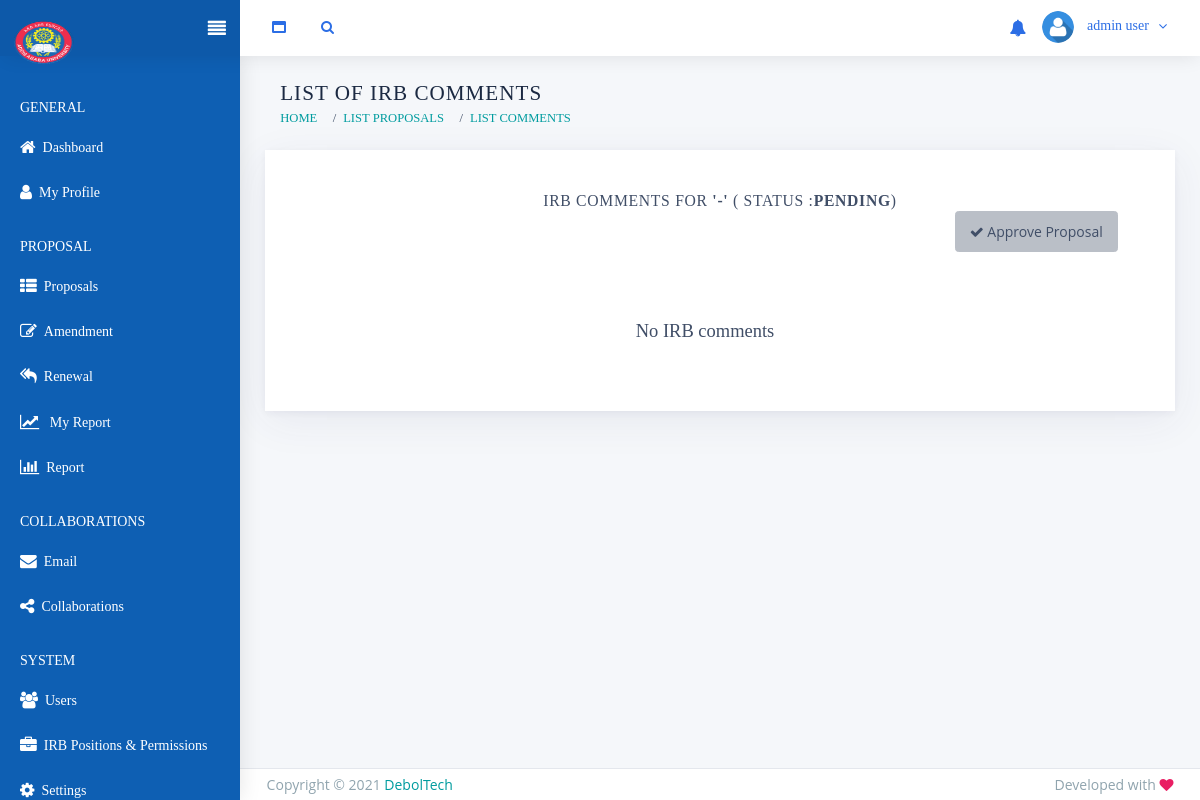
/proposal/list_assessment_reviews/1/ (signed in), run on the app's committed database.
### accounts/models.py (models this page shows, shortened)
class UserAccount(AbstractBaseUser, PermissionsMixin):
    email = models.EmailField(verbose_name="Email Field", unique=True)
    title = models.ForeignKey(Title, on_delete=models.CASCADE, blank=True, null=True, help_text="Your professional title, if any.")
    first_name = models.CharField(verbose_name="First Name", max_length=150, validators = [MinLengthValidator(2)])
    last_name = models.CharField(verbose_name="Last Name", max_length=150, validators = [MinLengthValidator(2)])
    full_name = models.CharField(verbose_name="Full Name", max_length=300, blank=True, editable=False,
                help_text=" This is a system generated value, since it is mostly used it's better to store it once and access it without"
                            "evaluating it for every page, cz when evaluated another sql query is need to fetch the name of the title. (not fair!) " )
    phone_number = models.CharField(max_length=150, blank=True, default="", null=True )
    sex = models.CharField(choices=GENDERS, max_length=6, blank=True)
    profile_image = models.ImageField(upload_to = 'Accounts/ProfileImages', blank = True,
                                    validators =[FileExtensionValidator(allowed_extensions=allowed_image_extensions)] )
    is_active = models.BooleanField(default=False,help_text=('Designates whether this user should be treated as active. '),)
    status = models.IntegerField(default = 0, choices=USER_STATUS, help_text= "Identifies the status of each user")
    is_staff = models.BooleanField(default=False)
    is_customer = models.BooleanField(default=False)
    position = models.ForeignKey(Position, on_delete=models.SET_NULL, blank=True, null=True)
    date_joined = models.DateTimeField( auto_now_add=True, editable=False)
    created_by = models.ForeignKey('self', blank=True, null=True, on_delete=models.CASCADE, help_text=('If a user is created by another user'))
    objects = UserAccountManager()
    EMAIL_FIELD = 'email'
    USERNAME_FIELD = 'email'
    REQUIRED_FIELDS = ['first_name', 'last_name']
    class Meta:
        verbose_name = 'User Account'
        verbose_name_plural = 'User Accounts'
        ordering=('-date_joined',)
    def get_position_permissions(self, obj=None):
        permissions = set()
        if self.position:
            perms = self.position.permissions.values_list('content_type__app_label', 'codename').order_by()
            permissions.update({"%s.%s" % (ct, name) for ct, name in perms})
        return permissions
    def get_all_permissions(self, obj=None):
        default = _user_get_permissions(self, obj, 'user') #django's default return value, then add the permission owned by his position
        default.update(self.get_position_permissions())
        return default

### proposal/models.py (models this page shows, shortened)
class Proposal(models.Model):
    title = models.TextField( help_text="Protocol Title")
    protocol_number = models.CharField(max_length=15, help_text="Protocol Number", default="-")
    status = models.CharField(max_length=25, choices= PROPOSAL_STATUS, default='Pending')
    reviewers = models.ManyToManyField(settings.AUTH_USER_MODEL, blank=True)
    pi_name = models.CharField(max_length=300, blank=True, default="")
    has_been_approved = models.BooleanField(default=False) # this one is used to check whether or not the amendment was approved before or not, regardless of the current status
    latest_version_num= models.IntegerField(default=1,  help_text="Latest version from initial and versioned submissions.")
    latest_version_num_with_amend = models.IntegerField(default=1,  help_text="Latest version including amendment versions.")
    special_note = models.TextField(blank=True )
    review_type = models.CharField(max_length=20, choices=REVIEW_TYPES, blank=True) #filled by S.O when accepting initial submission
    decision_type = models.CharField(max_length=30, choices=IRB_COMMENT_DECISTION_TYPES, blank=True) # filled by S.O when when sending an IRB Comment
    accepted_by = models.ForeignKey(settings.AUTH_USER_MODEL, related_name = 'acceptor_staff', on_delete=models.SET_NULL, blank=True, null=True)
    accepted_date = models.DateTimeField(blank=True, null=True) # date of submission
    created_by = models.ForeignKey(settings.AUTH_USER_MODEL,related_name='user_proposal', on_delete=models.CASCADE)
    created_date = models.DateTimeField(auto_now_add=True)
    year_index = models.DecimalField(max_digits=3,decimal_places=0,default=0)
    class Meta:
        ordering = ["-created_date"]

### proposal/action_views.py (the view, shortened to what this page needs)
# urls.py: path("list_assessment_reviews/<int:pk>/",ListAssassmentReviews.as_view(), name = "list_assessment_reviews"), #done
@method_decorator(user_required(), 'dispatch')
class ListAssassmentReviews(View):
    def dispatch(self, request, *args, **kwargs):
        try:
            prop = Proposal.objects.prefetch_related('proposalirbcomment_set', 'proposalapprovals_set').get(id = kwargs['pk'])
        except Proposal.DoesNotExist:
            messages.warning(request, "Warning! Can't find the proposal you requested.")
            return redirect("proposal:proposal_list")
        self.prop = prop
        self.previous = prop.proposalirbcomment_set.filter(version = prop.latest_version_num).first()
        return super().dispatch(request, *args, **kwargs)
    def get(self, *args, **kwargs):
            if self.prop.status in ["On Review", "Reviewed", "On Comment"] and self.request.user.has_perm('irb.can_assign_proposal_reviewers') and self.request.user != self.prop.created_by:
                if self.previous:
                    form = ProposalIrbCommentForm(instance= self.previous)
                else:
                    form = ProposalIrbCommentForm
            else:
                form = None
            return render(self.request, 'proposal/list_assassment_reviews.html',{ 'prop':self.prop,'form':form, 'can_approve':can_approve(self.request.user, self.prop) })

### accounts/models.py (called while the page is built)
def _user_get_permissions(user, obj, from_name):
    permissions = set()
    name = 'get_%s_permissions' % from_name
    for backend in auth.get_backends():
        if hasattr(backend, name):
            permissions.update(getattr(backend, name)(user, obj))
    return permissions

### accounts/utils.py (called while the page is built)
def user_is_active(user):
    if  user.is_active and user.status == 2:
        return True
    return False

def staff_is_active(user):
    if user_is_active(user) and user.is_staff:
        return True
    return False

def user_required():
    def decorator(view_func):
        def wrap(request,*args,**kwargs):
            if not request.user.is_authenticated:
                return redirect("accounts:login")
            elif not user_is_active(request.user):
                raise PermissionDenied
            else:
                return view_func(request,*args,**kwargs)
        return wrap
    return decorator

### irb/context_processors.py (called while the page is built)
def user_permissions(request):
    if request.user.is_authenticated and staff_is_active ( request.user ):
        return { 'irb_perms':request.user.get_all_permissions()}
    else:
        return { 'irb_perms':[]}

### proposal/user_status_validators.py (called while the page is built)
def can_approve(user, prop):
    if user == prop.created_by:
        return 1
    elif not prop.status in ['Submited', 'On Review', 'Reviewed']:
        return 2
    return 0

### templates/proposal/list_assassment_reviews.html (shortened to what this page needs)
{% extends 'staff/base.html' %}
{% load static %}
{% load core_templatetags %}
{% block title %} List of IRB Comments {% endblock %}
{% block breadcrumb %}
    {% if user == prop.created_by %}
        <li class="breadcrumb-item "><a href="{% url 'proposal:my_proposals' %}">My Proposals </a></li>
    {% elif user.is_staff %}
        <li class="breadcrumb-item "><a href="{% url 'proposal:proposal_list' %}">List Proposals </a></li>
    {% endif %}
        <li class="breadcrumb-item active"><a href="">List Comments </a></li>
{% endblock %}
{% block content %}
    <div class="card p-2" >
        <div class="card-header">
            <h4 class="card-title form-section text-center" id="basic-layout-form">IRB Comments for <strong> '{{prop.protocol_number}}'</strong> ( Status :<strong>{{prop.status}}</strong>)</h4>
            {% if user != prop.created_by %}
                {%if 'irb.can_approve_proposal' in irb_perms %}
                    <div id="buttons_div" class="col-md-6 " style="float: right;">
                        {% if prop.status == "On Review" or prop.status == 'Reviewed'  %}
                            <a class="btn btn-success right"  style ="float:right; " href="{% url 'proposal:approve_proposal' pk=prop.id %}">
                                <i class="fa fa-check"></i>
                            Approve Proposal</a>
                        {% elif prop.status == 'Approved' %}
                            <a href="{% url 'proposal:approve_proposal' pk=prop.id %}" style ="float:right; " class="btn btn-info  right">
                                <i class="fa fa-edit"></i>
                                Update Approval Letter</a>
                        {% else %}
                            <a class="btn btn-light right" title="Can't approve at '{{prop.status}}' status!" style ="float:right; ">
                                <i class="fa fa-check"></i>
                                Approve Proposal</a>
                        {% endif %}
                    </div>
                {% endif %}
            {% endif %}
        </div>
        <div class="card-content "  >
            <div class=" row col-md-12 ">
                {% if prop.proposalirbcomment_set.count > 0 %}
                    <h5 class="ml-2">IRB Comment Documents List</h5>
                    <div class="table-responsive">
                        <table  class="table  table-striped table-bordered table-hover align-middle mb-0">
                            <thead class = "table-light">
                                <tr>
                                    <th>#</th>
                                    <th>Version</th>
                                    <th>Commented On</th>
                                    <th>Decistion Type</th>
                                    <th>Comment Document</th>
                                    <th>Download Document</th>
                                </tr>
                            </thead>
                            <tbody >
                                {% for comment in prop.proposalirbcomment_set.all %}
                                    <tr >
                                        <th>{{forloop.counter}}</th>
                                        <td>Version {{ comment.version }}</td>
                                        <td>{{ comment.updated_date.date }}</td>
                                        <td>{{comment.decision_type}}</td>
                                        {% if comment.irb_comment_doc %}
                                            <td><a >{{comment.irb_comment_doc|get_filename}}</a></td>
                                            <td><a href="{{ comment.irb_comment_doc.url }}" download >Download Document</a></td>
                                        {% else %}
                                            <td> - </td>
                                            <td>Document Not Found </td>
                                        {% endif %}
                                    </tr>
                                {% endfor %}
                            </tbody>
                        </table>
                    </div>
                {% else %}
                    <div class="col-12">
                        <br><br>
                        <h4 class="text-center col-12">No IRB comments</h4>
                    </div>
                {% endif %}
            </div>
            <br>
            <br>
        </div>
    </div>
{% endblock %}

### templates/staff/header.html (shortened to what this page needs)
{%load static %}
<nav class="header-navbar navbar-expand-lg navbar navbar-with-menu fixed-top navbar-semi-dark navbar-shadow">
  <div class="navbar-wrapper">
    <div class="navbar-header">
      <ul class="nav navbar-nav flex-row">
        <li class="nav-item mr-auto"><a class="navbar-brand" href="/"><img class="brand-logo" width="60px" height="50px" alt="stack admin logo" src="{% static 'customer/img/logo.png' %}">
            </a></li>
        <li class="nav-item d-none d-lg-block nav-toggle"><a class="nav-link modern-nav-toggle pr-0" data-toggle="collapse"><i class="toggle-icon fa fa-align-justify  right font-medium-3 white  icon-toggle-right" data-ticon=".icon-toggle-right"></i></a></li>
      </ul>
    </div>
    <div class="navbar-container content">
      <div class="collapse navbar-collapse" id="navbar-mobile">
        <ul class="nav navbar-nav mr-auto float-left">
          <li class="nav-item d-none d-md-block"><a class="nav-link nav-link-expand" href="#"><i class="fa fa-window-maximize"></i></a></li>
          <li class="nav-item nav-search"><a class="nav-link nav-link-search" href="#"><i class="fa fa-search"></i></a>
          </li>
        </ul>
        <ul class="nav navbar-nav float-right">
          <li class="dropdown dropdown-notification nav-item">
            <a class="nav-link nav-link-label" href="#" data-toggle="dropdown">
              <i class="ficon fa fa-bell"></i>
            </a>
          </li>
          <li class="dropdown dropdown-user nav-item">
            <a class="dropdown-toggle nav-link dropdown-user-link" href="#" data-toggle="dropdown">
              <div class="avatar avatar-online" style="width:32px; height: 32px;">
                {% if user.profile_image %}
                  <img  style="width: 32px; height: 32px;" src="{{user.profile_image.url}}" alt="user profile image">
                {% else %}
                 <img style="width: 32px; height: 32px;" src="{% static 'customer/img/user.png' %}" alt="avatar">
                {% endif %}
              </div>
              <span class="user-name">{% if user %} {{user.full_name}} {% endif %}</span>
            </a>
          </li>
        </ul>
      </div>
    </div>
  </div>
</nav>

### data on the page
UserAccount: profile_image (placeholder picture), full_name "admin user"
Proposal: protocol_number "-", status "PENDING"
